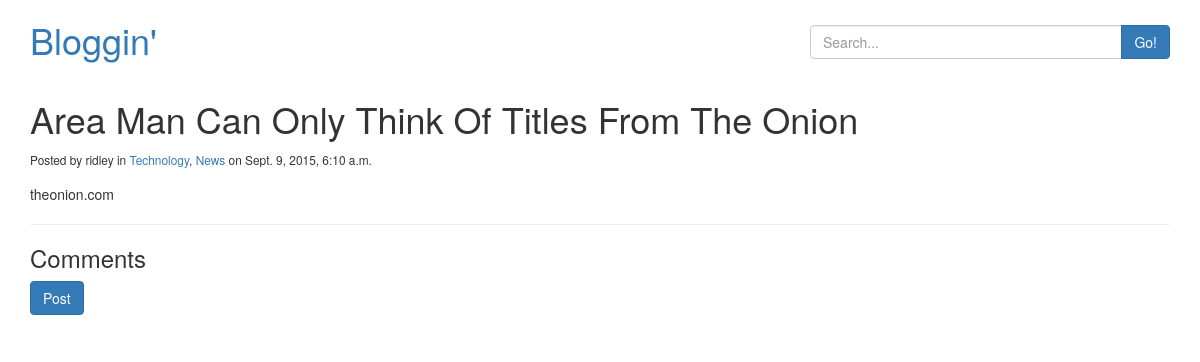
Screenshot of /17/ with the database file from the repository.
### project3/blog/models.py (models this page shows, shortened)
class Post(models.Model):
    title = models.CharField(max_length=64)
    author = models.ForeignKey(User)
    text = models.TextField()
    pub_date = models.DateTimeField()
    active = models.BooleanField(default=False)
    categories = models.ManyToManyField(Category)

class Category(models.Model):
    name = models.CharField(max_length=32)
    slug = models.SlugField()
    def __unicode__(self):
        return self.name

### project3/blog/views.py (the view)
# urls.py: url(r'^(?P<pk>\d+)/$', PostView.as_view(), name="post-detail"),
class PostView(DetailView):
    model = Post

### project3/blog/templates/blog/post_detail.html (shortened to what this page needs)
{% extends 'base.html' %}
{% load comments %}
{% load crispy_forms_tags %}
{% block content %}
<h1>{{ object.title }}</h1>
<small>Posted by {{ object.author.username }} in {% for cat in object.categories.all %}<a href="{% url 'category-list' cat.slug %}">{{ cat }}</a>{% if not forloop.last %}, {% endif %}{% endfor %} on {{ object.pub_date }}</small>
<p style="padding-top: 15px;">
    {{ object.text }}
</p>
{% get_comment_count for object as comment_count %}
<hr />
<h3>{{ comment_count }} Comments</h3>
{% get_comment_form for object as form %}
  <form id="comment-form" action="{% comment_form_target %}" method="post">
    <input type="submit" class="btn btn-primary" id="comment-submit" name="submit" value="Post">
  </form>
{% endblock content %}

### project3/blog/templates/blog/post_detail.html (style rules this page uses)
form { padding-bottom: 20px; }

### rows the page displays
Post: title "Area Man Can Only Think Of Titles From The Onion", author.username "ridley", pub_date "Sept. 9, 2015, 6:10 a.m.", text "theonion.com"
Category: name "Technology"
Category: name "News"
